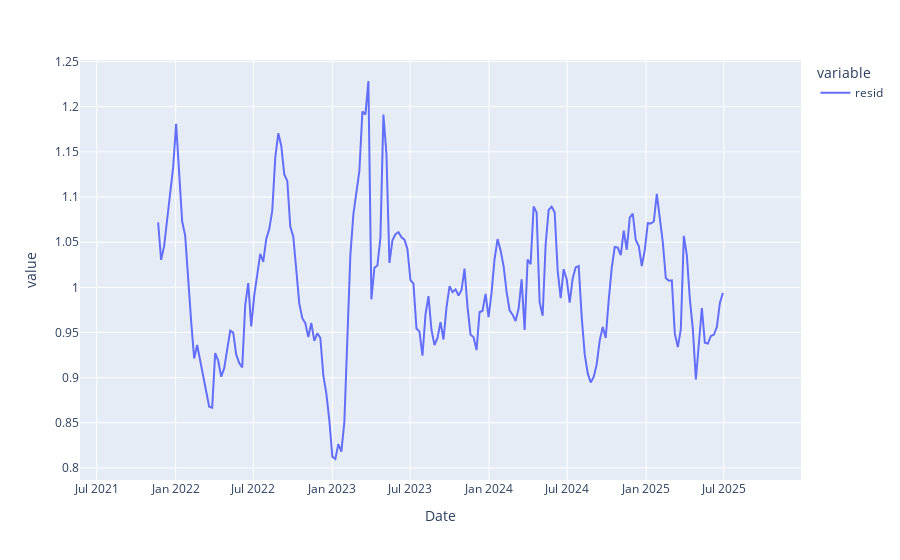

The cell this chart's notebook holds for it:
### Code cell
result.resid.plot()

### Figure 1 — Plotly figure (JSON) as saved in the notebook; plotly's stock layout.template omitted (floating-point values rounded to 4 significant figures; data arrays with more than 128 entries replaced by an {"elided": "..."} marker saying what was removed)
{"data": [{"hovertemplate": "variable=resid<br>Date=%{x}<br>value=%{y}<extra></extra>", "legendgroup": "resid", "line": {"color": "#636efa", "dash": "solid"}, "marker": {"symbol": "circle"}, "mode": "lines", "name": "resid", "orientation": "v", "showlegend": true, "type": "scatter", "x": {"elided": "241 str values"}, "xaxis": "x", "y": {"elided": "241 float values"}, "yaxis": "y"}], "layout": {"autosize": true, "legend": {"title": {"text": "variable"}, "tracegroupgap": 0}, "margin": {"t": 60}, "xaxis": {"anchor": "y", "autorange": true, "domain": [0, 1], "range": ["2021-05-23", "2025-12-28"], "title": {"text": "Date"}, "type": "date"}, "yaxis": {"anchor": "x", "autorange": true, "domain": [0, 1], "range": [0.7866, 1.252], "title": {"text": "value"}, "type": "linear"}}}
